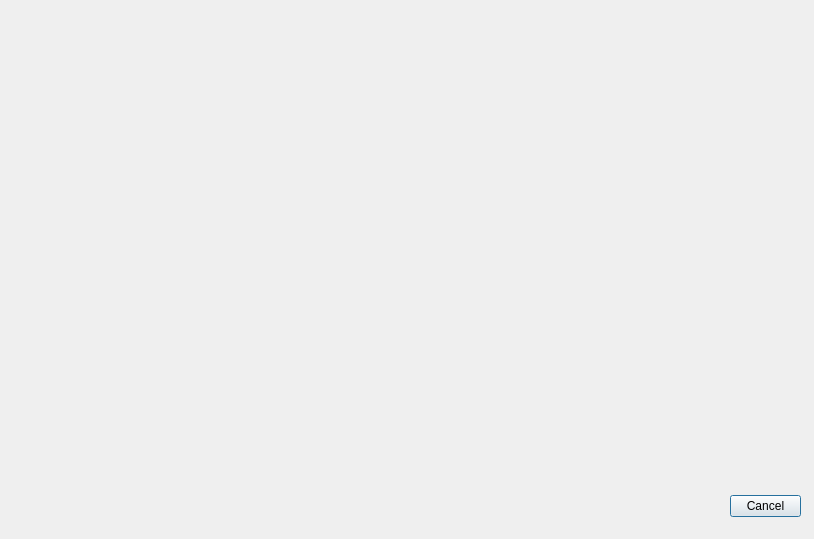
<?xml version="1.0" encoding="UTF-8"?>
<ui version="4.0">
 <class>newcomponentpicker</class>
 <widget class="QDialog" name="newcomponentpicker">
  <property name="geometry">
   <rect>
    <x>0</x>
    <y>0</y>
    <width>814</width>
    <height>539</height>
   </rect>
  </property>
  <property name="windowTitle">
   <string>Dialog</string>
  </property>
  <widget class="QDialogButtonBox" name="buttonBox">
   <property name="geometry">
    <rect>
     <x>730</x>
     <y>490</y>
     <width>71</width>
     <height>32</height>
    </rect>
   </property>
   <property name="orientation">
    <enum>Qt::Horizontal</enum>
   </property>
   <property name="standardButtons">
    <set>QDialogButtonBox::Cancel</set>
   </property>
  </widget>
 </widget>
 <resources/>
 <connections>
  <connection>
   <sender>buttonBox</sender>
   <signal>accepted()</signal>
   <receiver>newcomponentpicker</receiver>
   <slot>accept()</slot>
   <hints>
    <hint type="sourcelabel">
     <x>248</x>
     <y>254</y>
    </hint>
    <hint type="destinationlabel">
     <x>157</x>
     <y>274</y>
    </hint>
   </hints>
  </connection>
  <connection>
   <sender>buttonBox</sender>
   <signal>rejected()</signal>
   <receiver>newcomponentpicker</receiver>
   <slot>reject()</slot>
   <hints>
    <hint type="sourcelabel">
     <x>316</x>
     <y>260</y>
    </hint>
    <hint type="destinationlabel">
     <x>286</x>
     <y>274</y>
    </hint>
   </hints>
  </connection>
 </connections>
</ui>
